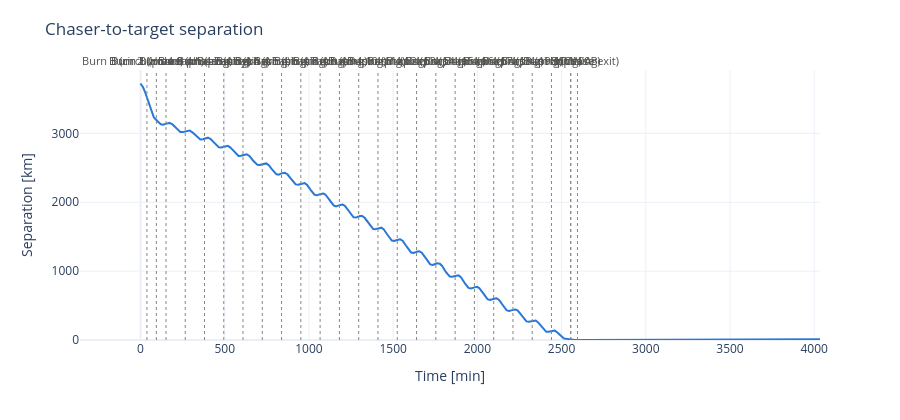

Source (notebook cell):
### Code cell
K_PHASE = 20
HCW_THRESH = 20 * KM_TO_M
DOCK_THRESH = 1 * KM_TO_M
T_RENDEZVOUS = 40 * MIN_TO_SEC

# Pass 1: no bias, to measure the J2 differential nodal drift accumulated during phasing
tl_0, info_0 = run_rpo(CHASER_0, TARGET_0, K_PHASE, HCW_THRESH, DOCK_THRESH, T_RENDEZVOUS,
                       raan_bias=0.0, verbose=True)

# Analytic estimate: phasing orbit sits higher, so its node regresses more slowly
drift_analytic = (
    raan_dot_j2(info_0["a_phase"], 0, info_0["i_target"])
    - raan_dot_j2(info_0["a_target"], 0, info_0["i_target"])
) * info_0["t_phase"]
print(
    f"RAAN drift during phasing: measured {info_0['draan'] * RAD_TO_DEG:.4f} deg, "
    f"analytic {drift_analytic * RAD_TO_DEG:.4f} deg\n"
)

# Pass 2: pre-bias Burn 1 by the measured drift
raan_bias = -info_0["draan"]
print(f"Re-running with RAAN bias {raan_bias * RAD_TO_DEG:.4f} deg")
tl, info = run_rpo(CHASER_0, TARGET_0, K_PHASE, HCW_THRESH, DOCK_THRESH, T_RENDEZVOUS,
                   raan_bias=raan_bias, verbose=True)
n_hat = info["n_hat"]

print(f"\nJ2 bias saves {tl_0.dv_total - tl.dv_total:.3f} m/s")

ts_tl, rv_c_tl, rv_t_tl = tl.arrays()
fig_sep = plot_separation(ts_tl, rv_c_tl, rv_t_tl, tl.burn_events())

### Figure 1 — Plotly figure (JSON) as saved in the notebook; plotly's stock layout.template omitted (floating-point values rounded to 4 significant figures; data arrays with more than 128 entries replaced by an {"elided": "..."} marker saying what was removed)
{"data": [{"hovertemplate": "t = %{x:.1f} min<br>separation = %{y:.1f} km<extra></extra>", "line": {"color": "#2a78d6", "width": 2}, "mode": "lines", "type": "scatter", "x": {"elided": "25975 float values"}, "y": {"elided": "25975 float values"}}], "layout": {"annotations": [{"font": {"color": "#52514e", "size": 11}, "showarrow": false, "text": "Burn 1 (plane)", "x": 38.15, "xanchor": "center", "xref": "x", "y": 1, "yanchor": "bottom", "yref": "y domain"}, {"font": {"color": "#52514e", "size": 11}, "showarrow": false, "text": "Burn 2 (Hohmann)", "x": 94.18, "xanchor": "center", "xref": "x", "y": 1, "yanchor": "bottom", "yref": "y domain"}, {"font": {"color": "#52514e", "size": 11}, "showarrow": false, "text": "Burn 3 (circularize + phase entry)", "x": 151.3, "xanchor": "center", "xref": "x", "y": 1, "yanchor": "bottom", "yref": "y domain"}, {"font": {"color": "#52514e", "size": 11}, "showarrow": false, "text": "Burn 4.0 (phasing)", "x": 265.6, "xanchor": "center", "xref": "x", "y": 1, "yanchor": "bottom", "yref": "y domain"}, {"font": {"color": "#52514e", "size": 11}, "showarrow": false, "text": "Burn 4.1 (phasing)", "x": 379.9, "xanchor": "center", "xref": "x", "y": 1, "yanchor": "bottom", "yref": "y domain"}, {"font": {"color": "#52514e", "size": 11}, "showarrow": false, "text": "Burn 4.2 (phasing)", "x": 494.3, "xanchor": "center", "xref": "x", "y": 1, "yanchor": "bottom", "yref": "y domain"}, {"font": {"color": "#52514e", "size": 11}, "showarrow": false, "text": "Burn 4.3 (phasing)", "x": 608.6, "xanchor": "center", "xref": "x", "y": 1, "yanchor": "bottom", "yref": "y domain"}, {"font": {"color": "#52514e", "size": 11}, "showarrow": false, "text": "Burn 4.4 (phasing)", "x": 723.0, "xanchor": "center", "xref": "x", "y": 1, "yanchor": "bottom", "yref": "y domain"}, {"font": {"color": "#52514e", "size": 11}, "showarrow": false, "text": "Burn 4.5 (phasing)", "x": 837.5, "xanchor": "center", "xref": "x", "y": 1, "yanchor": "bottom", "yref": "y domain"}, {"font": {"color": "#52514e", "size": 11}, "showarrow": false, "text": "Burn 4.6 (phasing)", "x": 951.9, "xanchor": "center", "xref": "x", "y": 1, "yanchor": "bottom", "yref": "y domain"}, {"font": {"color": "#52514e", "size": 11}, "showarrow": false, "text": "Burn 4.7 (phasing)", "x": 1066.0, "xanchor": "center", "xref": "x", "y": 1, "yanchor": "bottom", "yref": "y domain"}, {"font": {"color": "#52514e", "size": 11}, "showarrow": false, "text": "Burn 4.8 (phasing)", "x": 1181.0, "xanchor": "center", "xref": "x", "y": 1, "yanchor": "bottom", "yref": "y domain"}, {"font": {"color": "#52514e", "size": 11}, "showarrow": false, "text": "Burn 4.9 (phasing)", "x": 1295.0, "xanchor": "center", "xref": "x", "y": 1, "yanchor": "bottom", "yref": "y domain"}, {"font": {"color": "#52514e", "size": 11}, "showarrow": false, "text": "Burn 4.10 (phasing)", "x": 1410.0, "xanchor": "center", "xref": "x", "y": 1, "yanchor": "bottom", "yref": "y domain"}, {"font": {"color": "#52514e", "size": 11}, "showarrow": false, "text": "Burn 4.11 (phasing)", "x": 1524.0, "xanchor": "center", "xref": "x", "y": 1, "yanchor": "bottom", "yref": "y domain"}, {"font": {"color": "#52514e", "size": 11}, "showarrow": false, "text": "Burn 4.12 (phasing)", "x": 1639.0, "xanchor": "center", "xref": "x", "y": 1, "yanchor": "bottom", "yref": "y domain"}, {"font": {"color": "#52514e", "size": 11}, "showarrow": false, "text": "Burn 4.13 (phasing)", "x": 1754.0, "xanchor": "center", "xref": "x", "y": 1, "yanchor": "bottom", "yref": "y domain"}, {"font": {"color": "#52514e", "size": 11}, "showarrow": false, "text": "Burn 4.14 (phasing)", "x": 1868.0, "xanchor": "center", "xref": "x", "y": 1, "yanchor": "bottom", "yref": "y domain"}, {"font": {"color": "#52514e", "size": 11}, "showarrow": false, "text": "Burn 4.15 (phasing)", "x": 1983.0, "xanchor": "center", "xref": "x", "y": 1, "yanchor": "bottom", "yref": "y domain"}, {"font": {"color": "#52514e", "size": 11}, "showarrow": false, "text": "Burn 4.16 (phasing)", "x": 2097.0, "xanchor": "center", "xref": "x", "y": 1, "yanchor": "bottom", "yref": "y domain"}, {"font": {"color": "#52514e", "size": 11}, "showarrow": false, "text": "Burn 4.17 (phasing)", "x": 2211.0, "xanchor": "center", "xref": "x", "y": 1, "yanchor": "bottom", "yref": "y domain"}, {"font": {"color": "#52514e", "size": 11}, "showarrow": false, "text": "Burn 4.18 (phasing)", "x": 2326.0, "xanchor": "center", "xref": "x", "y": 1, "yanchor": "bottom", "yref": "y domain"}, {"font": {"color": "#52514e", "size": 11}, "showarrow": false, "text": "Burn 4.19 (phasing)", "x": 2440.0, "xanchor": "center", "xref": "x", "y": 1, "yanchor": "bottom", "yref": "y domain"}, {"font": {"color": "#52514e", "size": 11}, "showarrow": false, "text": "Burn 5 (phase exit)", "x": 2554.0, "xanchor": "center", "xref": "x", "y": 1, "yanchor": "bottom", "yref": "y domain"}, {"font": {"color": "#52514e", "size": 11}, "showarrow": false, "text": "HCW 0A", "x": 2554.0, "xanchor": "center", "xref": "x", "y": 1, "yanchor": "bottom", "yref": "y domain"}, {"font": {"color": "#52514e", "size": 11}, "showarrow": false, "text": "HCW 0B", "x": 2594.0, "xanchor": "center", "xref": "x", "y": 1, "yanchor": "bottom", "yref": "y domain"}], "height": 420, "margin": {"t": 70}, "shapes": [{"line": {"color": "#898781", "dash": "dot", "width": 1}, "type": "line", "x0": 38.15, "x1": 38.15, "xref": "x", "y0": 0, "y1": 1, "yref": "y domain"}, {"line": {"color": "#898781", "dash": "dot", "width": 1}, "type": "line", "x0": 94.18, "x1": 94.18, "xref": "x", "y0": 0, "y1": 1, "yref": "y domain"}, {"line": {"color": "#898781", "dash": "dot", "width": 1}, "type": "line", "x0": 151.3, "x1": 151.3, "xref": "x", "y0": 0, "y1": 1, "yref": "y domain"}, {"line": {"color": "#898781", "dash": "dot", "width": 1}, "type": "line", "x0": 265.6, "x1": 265.6, "xref": "x", "y0": 0, "y1": 1, "yref": "y domain"}, {"line": {"color": "#898781", "dash": "dot", "width": 1}, "type": "line", "x0": 379.9, "x1": 379.9, "xref": "x", "y0": 0, "y1": 1, "yref": "y domain"}, {"line": {"color": "#898781", "dash": "dot", "width": 1}, "type": "line", "x0": 494.3, "x1": 494.3, "xref": "x", "y0": 0, "y1": 1, "yref": "y domain"}, {"line": {"color": "#898781", "dash": "dot", "width": 1}, "type": "line", "x0": 608.6, "x1": 608.6, "xref": "x", "y0": 0, "y1": 1, "yref": "y domain"}, {"line": {"color": "#898781", "dash": "dot", "width": 1}, "type": "line", "x0": 723.0, "x1": 723.0, "xref": "x", "y0": 0, "y1": 1, "yref": "y domain"}, {"line": {"color": "#898781", "dash": "dot", "width": 1}, "type": "line", "x0": 837.5, "x1": 837.5, "xref": "x", "y0": 0, "y1": 1, "yref": "y domain"}, {"line": {"color": "#898781", "dash": "dot", "width": 1}, "type": "line", "x0": 951.9, "x1": 951.9, "xref": "x", "y0": 0, "y1": 1, "yref": "y domain"}, {"line": {"color": "#898781", "dash": "dot", "width": 1}, "type": "line", "x0": 1066.0, "x1": 1066.0, "xref": "x", "y0": 0, "y1": 1, "yref": "y domain"}, {"line": {"color": "#898781", "dash": "dot", "width": 1}, "type": "line", "x0": 1181.0, "x1": 1181.0, "xref": "x", "y0": 0, "y1": 1, "yref": "y domain"}, {"line": {"color": "#898781", "dash": "dot", "width": 1}, "type": "line", "x0": 1295.0, "x1": 1295.0, "xref": "x", "y0": 0, "y1": 1, "yref": "y domain"}, {"line": {"color": "#898781", "dash": "dot", "width": 1}, "type": "line", "x0": 1410.0, "x1": 1410.0, "xref": "x", "y0": 0, "y1": 1, "yref": "y domain"}, {"line": {"color": "#898781", "dash": "dot", "width": 1}, "type": "line", "x0": 1524.0, "x1": 1524.0, "xref": "x", "y0": 0, "y1": 1, "yref": "y domain"}, {"line": {"color": "#898781", "dash": "dot", "width": 1}, "type": "line", "x0": 1639.0, "x1": 1639.0, "xref": "x", "y0": 0, "y1": 1, "yref": "y domain"}, {"line": {"color": "#898781", "dash": "dot", "width": 1}, "type": "line", "x0": 1754.0, "x1": 1754.0, "xref": "x", "y0": 0, "y1": 1, "yref": "y domain"}, {"line": {"color": "#898781", "dash": "dot", "width": 1}, "type": "line", "x0": 1868.0, "x1": 1868.0, "xref": "x", "y0": 0, "y1": 1, "yref": "y domain"}, {"line": {"color": "#898781", "dash": "dot", "width": 1}, "type": "line", "x0": 1983.0, "x1": 1983.0, "xref": "x", "y0": 0, "y1": 1, "yref": "y domain"}, {"line": {"color": "#898781", "dash": "dot", "width": 1}, "type": "line", "x0": 2097.0, "x1": 2097.0, "xref": "x", "y0": 0, "y1": 1, "yref": "y domain"}, {"line": {"color": "#898781", "dash": "dot", "width": 1}, "type": "line", "x0": 2211.0, "x1": 2211.0, "xref": "x", "y0": 0, "y1": 1, "yref": "y domain"}, {"line": {"color": "#898781", "dash": "dot", "width": 1}, "type": "line", "x0": 2326.0, "x1": 2326.0, "xref": "x", "y0": 0, "y1": 1, "yref": "y domain"}, {"line": {"color": "#898781", "dash": "dot", "width": 1}, "type": "line", "x0": 2440.0, "x1": 2440.0, "xref": "x", "y0": 0, "y1": 1, "yref": "y domain"}, {"line": {"color": "#898781", "dash": "dot", "width": 1}, "type": "line", "x0": 2554.0, "x1": 2554.0, "xref": "x", "y0": 0, "y1": 1, "yref": "y domain"}, {"line": {"color": "#898781", "dash": "dot", "width": 1}, "type": "line", "x0": 2554.0, "x1": 2554.0, "xref": "x", "y0": 0, "y1": 1, "yref": "y domain"}, {"line": {"color": "#898781", "dash": "dot", "width": 1}, "type": "line", "x0": 2594.0, "x1": 2594.0, "xref": "x", "y0": 0, "y1": 1, "yref": "y domain"}], "showlegend": false, "title": {"text": "Chaser-to-target separation"}, "xaxis": {"autorange": true, "title": {"text": "Time [min]"}}, "yaxis": {"autorange": true, "rangemode": "tozero", "title": {"text": "Separation [km]"}}}}
